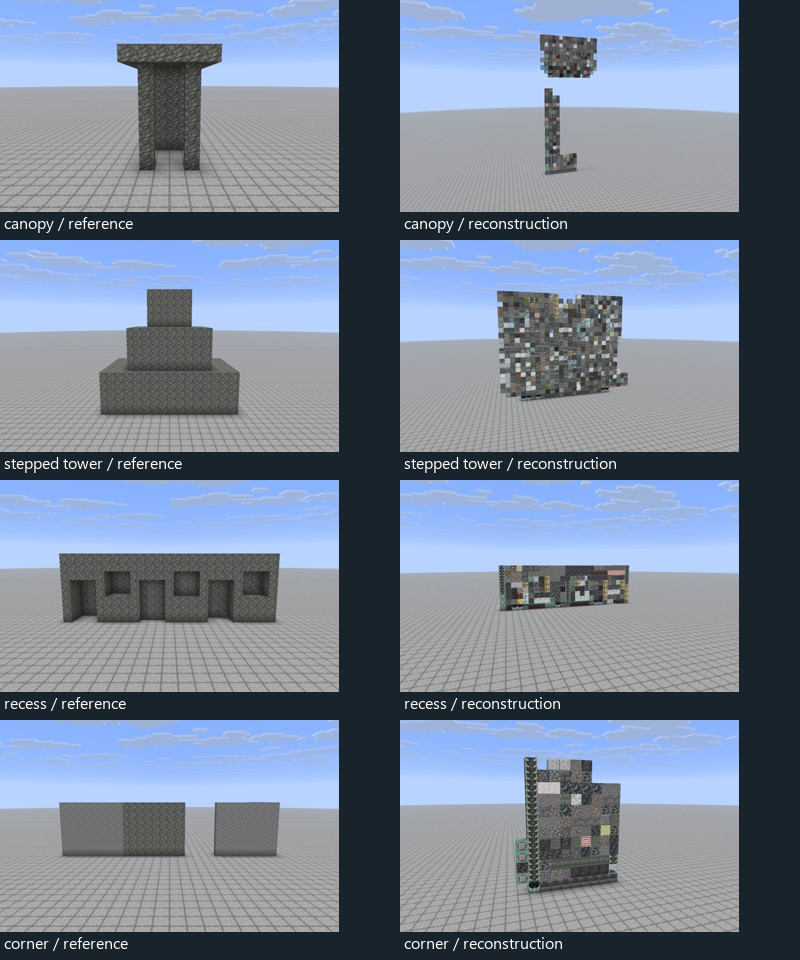
#> input picture benchmark/source-and-reconstructions.jpg, 800 x 960 px
$ python -i plane_candidates.py   (imports and definitions only)
#> lines starting #> are read from the running program, lines starting #| are printed output that depends on the picture; after the words box and inside, x2 and y2 are one past the last pixel; in counts of white or black regions, pixels touching at a corner belong together
### engine/geometry.py
"""Fit a perspective lattice from repeated image seams. No atlas or block IDs are used."""
import argparse
import hashlib
import json
from pathlib import Path

import numpy as np
from PIL import Image, ImageDraw, ImageOps


PPU=16
UNIT=np.array([[0,0],[1,0],[1,1],[0,1]],float)


def transform(quad):
    rows,values=[],[]
    for (u,v),(x,y) in zip(UNIT,quad):
        rows.extend([[u,v,1,0,0,0,-x*u,-x*v],[0,0,0,u,v,1,-y*u,-y*v]])
        values.extend([x,y])
    return np.r_[np.linalg.solve(rows,values),1].reshape(3,3)


def project(h, points):
    """Project 2D plane coordinates or 3D block coordinates to image pixels."""
    p=np.asarray(points)
    v=p@h[:,:-1].T+h[:,-1]
    return v[...,:2]/v[...,2,None]


def bilinear(rgb,xy):
    x=np.clip(xy[...,0]-.5,0,rgb.shape[1]-1.001)
    y=np.clip(xy[...,1]-.5,0,rgb.shape[0]-1.001)
    i=x.astype(int); j=y.astype(int)
    a=(x-i)[...,None]; b=(y-j)[...,None]
    return (1-b)*((1-a)*rgb[j,i]+a*rgb[j,i+1])+b*((1-a)*rgb[j+1,i]+a*rgb[j+1,i+1])


# [42 lines left out: functions vp, snap_line, local_frame, face, not called in this run]


def box_mean(im,axis,radius):
    pad=[(0,0)]*im.ndim
    pad[axis]=(radius,radius)
    ext=np.moveaxis(np.pad(im,pad,mode='edge'),axis,0)
    integral=np.concatenate([np.zeros_like(ext[:1]),ext.cumsum(0)],axis=0)
    n=2*radius+1
    return np.moveaxis((integral[n:]-integral[:-n])/n,0,axis)


def seam_profile(rgb,mask,axis):
    # Work along the tested axis. Pool short collinear runs in the orthogonal
    # direction before differentiating, suppressing isolated texture speckles.
    rgb=np.moveaxis(rgb,axis,1)
    mask=np.moveaxis(mask,axis,1)
    smooth=box_mean(rgb,0,3)
    edge=np.zeros(mask.shape)
    for lag,weight in ((1,.55),(3,.30),(5,.15)):
        diff=np.sqrt(np.mean((smooth[:,2*lag:]-smooth[:,:-2*lag])**2,axis=2))
        edge[:,lag:-lag]+=weight*diff
    # Local normalization prevents a black window edge from dominating a
    # long series of lower-contrast joints on the same plane.
    signal=np.clip(edge/(2+box_mean(edge,1,12)),0,3)
    valid=mask.sum(0)
    avg=(mask*signal).sum(0)/np.maximum(valid,1)
    return avg*np.minimum(1,valid/max(6,valid.max()*.18))


# [102 lines left out: functions period_scores, fit_plane, detect, export_geometry, not called in this run]


# [5 lines that do not run on import are left out]

### engine/propose.py
"""Propose visible vertical walls from a silhouette and measure block spacing per wall."""
import numpy as np
from PIL import Image, ImageFilter

from engine.geometry import bilinear, project, seam_profile, transform


# [98 lines left out: function silhouette, not called in this run]


def estimate_grid(rgb, quad):
    q=np.array(quad,float)
    sides=np.linalg.norm(q-np.roll(q,1,axis=0),axis=1)
    w,h=np.maximum(4,np.rint([sides[[1,3]].mean(),sides[[0,2]].mean()])).astype(int)
    factor=min(1,640/max(w,h)); w,h=max(4,round(w*factor)),max(4,round(h*factor))
    xs,ys=np.meshgrid((np.arange(w)+.5)/w,(np.arange(h)+.5)/h)
    rect=bilinear(rgb,project(transform(q),np.stack((xs,ys),axis=-1)))
    result=[]
    alternatives=[]
    for axis in (1,0):
        profile=seam_profile(rect,np.ones((h,w),bool),axis)
        length=len(profile); scores=[]
        # Very wide bays and storey spacing are architectural repeats too.
        # Require finer repeats on large wall crops before accepting a grid.
        for n in range(max(2,int(np.ceil(length/(80*factor)))),min(128,length//5)+1):
            step=length/n; ticks=np.arange(1,n)*step-.5
            center=np.interp(ticks,np.arange(length),profile)
            away=np.mean([np.interp(ticks+step*t,np.arange(length),profile)
                          for t in (-.33,-.2,.2,.33)],axis=0)
            scores.append((float((center-away).mean()*min(1,(n-1)/4)),n))
        score,n=max(scores,default=(0.,1))
        if score<.08:
            n=max(1,round(length/(16*factor)))
        result.append((n,round(score,3)))
        alternatives.append(scores)
    # Vertical walls viewed from the side foreshorten their horizontal axis.
    # A much wider-than-tall cell is often an aperture spanning several blocks.
    horizontal,vertical=result
    ratio=(w/h)*(vertical[0]/horizontal[0])
    if ratio>1.65 and vertical[1]>=.08:
        compatible=[(score,n) for score,n in alternatives[0]
                    if .35<=(w/h)*(vertical[0]/n)<=1.5]
        if compatible:
            score,n=max(compatible)
            if score>=.08: result[0]=(n,round(score,3))
    return result

### engine/plane_candidates.py
"""Geometry experiments for single screenshots. No material or camera inputs."""
import numpy as np
from PIL import Image, ImageFilter, ImageDraw

from engine.geometry import UNIT, bilinear, project, transform
from engine.propose import estimate_grid


def main_component(mask):
    work=mask.copy(); h,w=mask.shape
    best=[]
    for y,x in zip(*work.nonzero()):
        if not work[y,x]: continue
        group=[]; stack=[(int(y),int(x))]; work[y,x]=False
        while stack:
            y,x=stack.pop(); group.append((y,x))
            for ny,nx in ((y,x-1),(y,x+1),(y-1,x),(y+1,x)):
                if 0<=nx<w and 0<=ny<h and work[ny,nx]:
                    work[ny,nx]=False; stack.append((ny,nx))
        if len(group)>len(best): best=group
    out=np.zeros_like(mask)
    if best: out[tuple(np.array(best).T)]=True
    return out


def foreground(im):
    w,h=im.size; scale=min(1.,256/max(w,h))
    size=max(8,round(w*scale)),max(8,round(h*scale))
    small=im.convert('RGB').resize(size,Image.Resampling.BOX)
    a=np.asarray(small,dtype='f')
    # Learn several backdrop colors independently on each scanline: the sky,
    # terrain and floor seams can coexist on a single source image.
    n=max(3,size[0]//10)
    edges=np.concatenate((a[:,:n],a[:,-n:]),axis=1)
    refs=np.percentile(edges,[5,25,50,75,95],axis=1).astype('f')
    residual=np.full(a.shape[:2],np.inf)
    for ref in refs: residual=np.minimum(residual,np.abs(a-ref[:,None]).mean(2))
    raw=residual>10
    alpha=np.asarray(im.convert('RGBA').resize(size))[:,:,3]
    if alpha.min()<128: raw=alpha>=128
    smooth=Image.fromarray(np.uint8(255*raw)).filter(ImageFilter.MedianFilter(3))
    mask=main_component(np.array(smooth)>0)
    if mask.mean()<.008: mask[:]=True
    return a,mask


def robust_line(x,y):
    m,b=np.polyfit(x,y,1)
    good=abs(y-(m*x+b))<=max(1.5,np.percentile(abs(y-(m*x+b)),70))
    if good.sum()>2: m,b=np.polyfit(x[good],y[good],1)
    return m,b


def plane_fit(mask, region, angles, weights):
    x0,y0,x1,y1=region
    patch=mask[y0:y1,x0:x1]
    py,px=patch.nonzero()
    if len(px)<30: return None
    a,b=int(px.min()),int(px.max())+1
    if b-a<3 or py.max()-py.min()<2: return None
    patch=patch[:,a:b]; xs=np.where(patch.any(0))[0]
    top=patch.argmax(0); bot=patch.shape[0]-patch[::-1].argmax(0)
    u,v=robust_line(xs+.5,top[xs]),robust_line(xs+.5,bot[xs])
    x=np.arange(b-a)+.5
    upper=np.clip(np.polyval(u,x),0,y1-y0); lower=np.clip(np.polyval(v,x),0,y1-y0)
    ys=np.arange(patch.shape[0])[:,None]+.5
    predicted=(ys>=upper)&(ys<=lower)
    w=weights[y0:y1,x0+a:x0+b]*patch
    t=angles[y0:y1,x0+a:x0+b]
    mu=(w*t).sum()/max(1,w.sum())
    # One plane should explain both its silhouette and its horizontal edges.
    cost=np.count_nonzero(predicted^patch)+.7*np.sum(w*(t-mu)**2)
    q=np.array([[a,upper[0]],[b,upper[-1]],[b,lower[-1]],[a,lower[0]]])+[x0,y0]
    if min(q[2,1]-q[1,1],q[3,1]-q[0,1])<2: return None
    return dict(q=q,cost=cost,region=region)


def propose(image):
    a,mask=foreground(image)
    sy,sx=mask.shape; scale=np.array(image.size)/[sx,sy]
    gray=np.asarray(Image.fromarray(a.astype('uint8')).convert('L').filter(ImageFilter.GaussianBlur(1)),float)
    gy,gx=np.gradient(gray)
    t=np.clip(-gx/np.where(abs(gy)>.5,gy,1),-1,1)
    weight=np.minimum(4,np.abs(gy)/5)*(np.abs(gy)>np.abs(gx))
    y,x=mask.nonzero(); start=(x.min(),y.min(),x.max()+1,y.max()+1)
    root=plane_fit(mask,start,t,weight)
    leaves=[root] if root else []
    # Score horizontal and vertical subdivisions of the same parent. Extra
    # boundaries must explain enough area or change of line direction to pay
    # their complexity cost; a colored stripe alone gives little benefit.
    for _ in range(5):
        move=None
        for idx,node in enumerate(leaves):
            x0,y0,x1,y1=node['region']
            for axis,lo,hi in ((0,x0,x1),(1,y0,y1)):
                edges=mask[y0:y1,x0:x1].sum(axis=axis)
                changes=np.abs(np.diff(edges.astype(float)))
                ticks=np.unique(np.r_[np.linspace(lo+3,hi-3,9,dtype=int),
                                      lo+1+changes.argsort()[-8:]])
                for cut in ticks:
                    if min(cut-lo,hi-cut)<3: continue
                    a1=[x0,y0,x1,y1]; a2=a1.copy();a1[2+axis]=cut;a2[axis]=cut
                    left=plane_fit(mask,a1,t,weight);right=plane_fit(mask,a2,t,weight)
                    if left is None or right is None: continue
                    gain=node['cost']-left['cost']-right['cost']-(15+.014*mask.sum())
                    if gain>0 and (move is None or gain>move[0]): move=(gain,idx,left,right)
        if move is None: break
        _,idx,l,r=move;leaves[idx:idx+1]=[l,r]
    return [p['q']*scale for p in leaves],mask,scale


def repeat_grid(rgb,q):
    initial=estimate_grid(rgb,q)
    size=np.linalg.norm(q-np.roll(q,1,axis=0),axis=1)
    w,h=np.maximum(5,np.minimum(360,[size[[1,3]].mean(),size[[0,2]].mean()])).astype(int)
    gx,gy=np.meshgrid((np.arange(w)+.5)/w,(np.arange(h)+.5)/h)
    tile=bilinear(rgb,project(transform(q),np.stack([gx,gy],-1))).mean(2)
    result=[]
    for axis,(prior,_) in enumerate(initial):
        lines=tile if axis==0 else tile.T
        # Normalize the high-pass signal per scanline. A repeating texture
        # supplies a pitch even when its two neighbors have the same material.
        detail=np.diff(lines,axis=1)
        detail=np.clip(detail,-30,30); n=detail.shape[1]
        fft=np.fft.rfft(detail,n=2*n,axis=1)
        corr=np.fft.irfft((fft*np.conjugate(fft)).mean(0),n=2*n)[:n]/np.arange(n,0,-1)
        corr=corr/max(corr[0],.01)
        choices=[]
        for count in range(2,min(100,n//5)+1):
            p=(n+1)/count
            lags=np.array([p*.77,p,p*1.23])
            flank,peak,other=np.interp(lags,np.arange(n),corr)
            specificity=peak-(flank+other)*.5
            score=specificity+.20*peak+.035*(count==prior)
            choices.append((score,count))
        score,count=max(choices,default=(0,prior))
        result.append(count if score>.18 else prior)
    return result


def candidate(path):
    with Image.open(path) as src: image=src.convert('RGB')
#> src is the input picture: PIL image 800x960 RGB; mean R, G, B 120.1, 132.6, 151.9
    rgb=np.asarray(image)
    quads,mask,scale=propose(image)
#> the loop in foreground, `for ref in refs: residual=np.minimum(residual,np.abs(a-ref[:,None]).me..` made 5 passes
#> after the loop in foreground, `for ref in refs: residual=np.minimum(residual,np.abs(a-ref[:,None]).me..`:
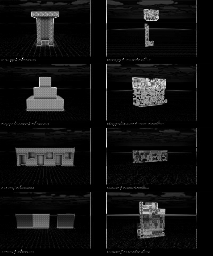
#> residual: shape (256, 213) float64; min 0, max 99.02, mean 6.7; drawn with min black and max white
#> in foreground, `raw=residual>10`:
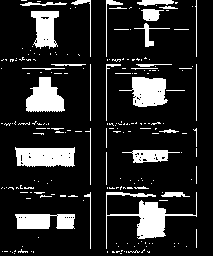
#> raw: shape (256, 213) bool; 15.6% white; 213 white regions (182 under 20 px), largest, box (x1, y1, x2, y2) and area: (106, 192, 197, 249) 1239, (15, 147, 75, 167) 1033, (119, 77, 168, 107) 921
#> the loop in main_component, `for y,x in zip(*work.nonzero()):` made 7118 passes
#> best on pass 1: [(0, 22), (0, 23), (0, 24), (0, 25)]
#> after the loop in main_component, `for y,x in zip(*work.nonzero()):`: best = 1042 pairs, first value 148 to 166, second value 15 to 74
#> in propose, `t=np.clip(-gx/np.where(abs(gy)>.5,gy,1),-1,1)`:
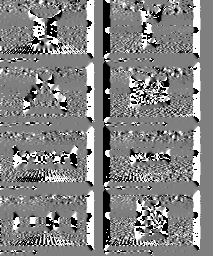
#> t: shape (256, 213) float64; min -1, max 1, mean 0.0279; drawn with min black and max white
#> in propose, `weight=np.minimum(4,np.abs(gy)/5)*(np.abs(gy)>np.abs(gx))`:
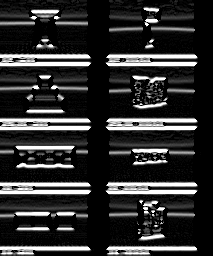
#> weight: shape (256, 213) float64; min 0, max 4, mean 0.749; drawn with min black and max white
#> in propose, `y, x = mask.nonzero()`: y = 1042 values from 148 to 166; x = 1042 values, max 74 at index 59, min 15 at index 0, mean 44.82
#> in propose, `start = (x.min(), y.min(), x.max() + 1, y.max() + 1)`: start = (15, 148, 75, 167)
#> in plane_fit, `x0,y0,x1,y1=region`: x0 = 15; y0 = 148; x1 = 75; y1 = 167
#> in plane_fit, `py,px=patch.nonzero()`: py = 1042 values from 0 to 18; px = 1042 values, max 59 at index 59, min 0 at index 0, mean 29.82
#> in plane_fit, `a,b=int(px.min()),int(px.max())+1`: a = 0; b = 60
#> in plane_fit, `xs = np.where(patch.any(0))[0]`: xs = 60 values from 0 to 59
#> in plane_fit, `top = patch.argmax(0)`: top = 60 values from 0 to 0
#> in plane_fit, `bot = patch.shape[0] - patch[::-1].argmax(0)`: bot = 60 values, max 19 at index 13, min 2 at index 0, mean 17.37
#> in robust_line, `m,b=np.polyfit(x,y,1)`: m = 0
#> in plane_fit, `u,v=robust_line(xs+.5,top[xs]),robust_line(xs+.5,bot[xs])`: u = (0, 0); v = (0.000584, 17.91)
#> in plane_fit, `upper = np.clip(np.polyval(u, x), 0, y1 - y0)`: upper = 60 values from 0 to 0
#> in plane_fit, `lower = np.clip(np.polyval(v, x), 0, y1 - y0)`: lower = 60 values from 17.91 to 17.94
#> in plane_fit, `mu=(w*t).sum()/max(1,w.sum())`: mu = -0.00981
#> in plane_fit, `cost=np.count_nonzero(predicted^patch)+.7*np.sum(w*(t-mu)**2)`: cost = 82.33
#> in plane_fit, `q=np.array([[a,upper[0]],[b,upper[-1]],[b,lower[-1]],[a,lower[0]]])+[x..`: q = [[15, 148], [75, 148], [75, 165.9], [15, 165.9]]
#> in propose, `root=plane_fit(mask,start,t,weight)`: root = {'q': [[15, 148], [75, 148], [75, 165.9], [15, 165.9]], 'cost': 82.33, 'region': (15, 148, 75, 167)}
#> in propose, `leaves=[root] if root else []`: leaves = 1 item
#> the loop in propose, `for _ in range(5):` made 1 pass
    planes=[]; cells=[]
    for i,q in enumerate(quads):
        cols,rows=repeat_grid(rgb,q)
        h=transform(q)@np.diag([1/cols,1/rows,1])
        plane=dict(name=str(i),quad=q.tolist(),columns=cols,rows=rows,grid_to_image=h.tolist())
        planes.append(plane)
        for x in range(cols):
            for y in range(rows):
                quad=project(h,UNIT+[x,y])
                px,py=(quad.mean(0)/scale).astype(int)
                if 0<=px<mask.shape[1] and 0<=py<mask.shape[0] and mask[py,px]:
                    cells.append(dict(plane=str(i),quad=quad.tolist(),ij=[x,y]))
#> this loop made 1 pass
#> pass 1, in project, `v=p@h[:,:-1].T+h[:,-1]`:
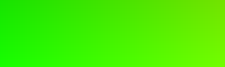
#> v: shape (67, 225, 3) float64; mean of channels 0, 1, 2 168.7, 588, 1; drawn with min black and max white
#> pass 1, in bilinear, `x=np.clip(xy[...,0]-.5,0,rgb.shape[1]-1.001)`:
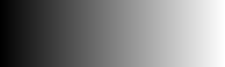
#> x: shape (67, 225) float64; min 56.34, max 280.7, mean 168.4; drawn with min black and max white
#> pass 1, in bilinear, `y=np.clip(xy[...,1]-.5,0,rgb.shape[0]-1.001)`:
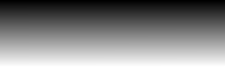
#> y: shape (67, 225) float64; min 555, max 621.3, mean 588.1; drawn with min black and max white
    return planes,cells

>>> result = candidate('../benchmark/source-and-reconstructions.jpg')
